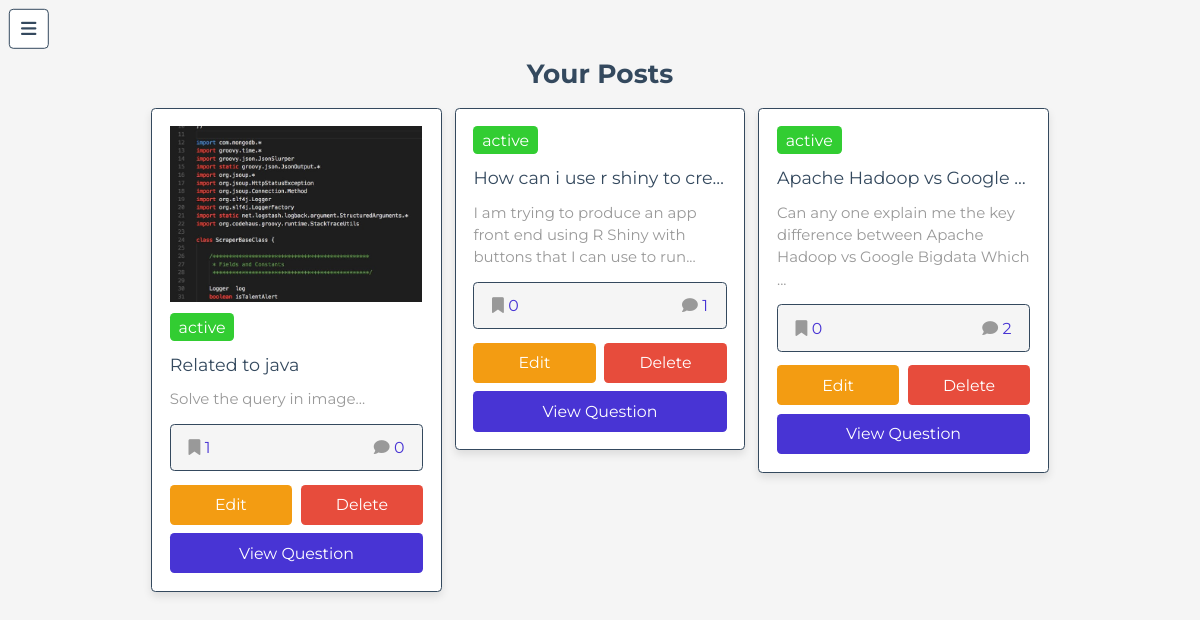
Page /admin/view_posts.php (signed in) on the committed database.
### tables this page shows
CREATE TABLE `posts` (
  `id` int(100) NOT NULL,
  `admin_id` int(100) NOT NULL,
  `name` varchar(100) NOT NULL,
  `title` varchar(100) NOT NULL,
  `content` varchar(10000) NOT NULL,
  `category` varchar(50) NOT NULL,
  `image` varchar(100) NOT NULL,
  `date` date NOT NULL DEFAULT current_timestamp(),
  `status` varchar(10) NOT NULL
);

### admin/view_posts.php (the view, shortened to what this page needs)
<?php
include '../components/connect.php';
$admin_id = $_SESSION['admin_id'];
?>
<!DOCTYPE html>
<html lang="en">
<head>
   <link rel="stylesheet" href="https://cdnjs.cloudflare.com/ajax/libs/font-awesome/6.1.1/css/all.min.css">
   <link rel="stylesheet" href="../css/admin_style.css">
</head>
<body>
<?php include '../components/admin_header.php' ?>
<section class="show-posts">
   <h1 class="heading">your posts</h1>
   <div class="box-container">
      <?php
         $select_posts = $conn->prepare("SELECT * FROM `posts` WHERE admin_id = ?");
         $select_posts->execute([$admin_id]);
         if($select_posts->rowCount() > 0){
            while($fetch_posts = $select_posts->fetch(PDO::FETCH_ASSOC)){
               $post_id = $fetch_posts['id'];
               $count_post_comments = $conn->prepare("SELECT * FROM `comments` WHERE post_id = ?");
               $count_post_comments->execute([$post_id]);
               $total_post_comments = $count_post_comments->rowCount();
               $count_post_likes = $conn->prepare("SELECT * FROM `likes` WHERE post_id = ?");
               $count_post_likes->execute([$post_id]);
               $total_post_likes = $count_post_likes->rowCount();
      ?>
      <form method="post" class="box">
         <?php if($fetch_posts['image'] != ''){ ?>
            <img src="../uploaded_img/<?= $fetch_posts['image']; ?>" class="image" alt="">
         <?php } ?>
         <div class="status" style="background-color:<?php if($fetch_posts['status'] == 'active'){echo 'limegreen'; }else{echo 'coral';}; ?>;"><?= $fetch_posts['status']; ?></div>
            <div class="title"><?= $fetch_posts['title']; ?></div>
         <div class="posts-content"><?= $fetch_posts['content']; ?></div>
         <div class="icons">
            <div class="likes"><i class="fas fa-bookmark"></i><span><?= $total_post_likes; ?></span></div>
            <div class="comments"><i class="fas fa-comment"></i><span><?= $total_post_comments; ?></span></div>
         </div>
         <div class="flex-btn">
            <a href="edit_post.php?id=<?= $post_id; ?>" class="option-btn">edit</a>
            <button type="submit" name="delete" class="delete-btn" onclick="return confirm('delete this post?');">delete</button>
         </div>
         <a href="read_post.php?post_id=<?= $post_id; ?>" class="btn">View question</a>
      </form>
      <?php
            }
         }else{
            echo '<p class="empty">No questions added yet! <a href="add_posts.php" class="btn" style="margin-top:1.5rem;">Add question</a></p>';
         }
      ?>
   </div>
</section>
</body>
</html>

### css/admin_style.css (style rules this page uses)
:root { --main-color:#4834d4; --red:#e74c3c; --orange:#f39c12; --black:#34495e; --white:#fff; --light-bg:#f5f5f5; --light-color:#999; --border:.2rem solid var(--black); --box-shadow:0 .5rem 1rem rgba(0,0,0,.1); }
* { font-family: 'Montserrat', sans-serif; margin:0; padding:0; box-sizing: border-box; text-decoration: none; outline: none; border:none; }
html { font-size: 62.5%; overflow-x: hidden; }
body { background-color: var(--light-bg); padding-left: 35rem; }
section { max-width: 1200px; margin:0 auto; padding:2rem; }
.btn, .delete-btn, .option-btn, .inline-btn, .inline-option-btn, .inline-delete-btn { margin-top: 1rem; border-radius: .5rem; cursor: pointer; font-size: 1.8rem; color:var(--white); padding:1.2rem 3rem; text-transform: capitalize; text-align: center; }
.btn, .delete-btn, .option-btn { display: block; width: 100%; }
.inline-btn, .btn { background-color: var(--main-color); }
.inline-delete-btn, .delete-btn { background-color: var(--red); }
.inline-option-btn, .option-btn { background-color: var(--orange); }
.flex-btn { display: flex; gap:1rem; }
.heading { text-align: center; margin-bottom: 2rem; text-transform: capitalize; color:var(--black); font-size: 3rem; }
.show-posts .box-container { display: grid; grid-template-columns: repeat(auto-fit, 33rem); gap:1.5rem; justify-content: center; align-items: flex-start; }
.show-posts .box-container .box { background-color: var(--white); border-radius: .5rem; box-shadow: var(--box-shadow); border:var(--border); padding:2rem; overflow: hidden; }
.show-posts .box-container .box .image { height: 20rem; width: 100%; object-fit: contain; margin-bottom: 1rem; }
.show-posts .box-container .box .status { font-size: 1.8rem; margin-bottom: 1rem; padding:.5rem 1rem; border-radius: .5rem; color:var(--white); display: inline-block; margin-bottom: 1rem; }
.show-posts .box-container .box .title { font-size: 2rem; color:var(--black); overflow: hidden; text-overflow: ellipsis; white-space: nowrap; padding:.5rem 0; min-width: 100%; }
.show-posts .box-container .box .posts-content { font-size: 1.7rem; color:var(--light-color); line-height: 1.5; padding:1rem 0; }
.show-posts .box-container .box .posts-content::after { content: '...'; }
.show-posts .box-container .box .icons { display: flex; align-items: center; justify-content: space-between; gap:1rem; background-color: var(--light-bg); border-radius: .5rem; padding:1.5rem 2rem; border:var(--border); margin:.5rem 0; }
.show-posts .box-container .box .icons div { font-size: 1.8rem; }
.show-posts .box-container .box .icons div span { color:var(--main-color); }
.show-posts .box-container .box .icons div i { color:var(--light-color); margin-right: .5rem; }
@media (max-width:1200px) { html { font-size: 55%; } }
@media (max-width:1200px) { body { padding-left: 0; } }

### rows in the picture
posts: image (picture), status "active", title "Related to java", content "Solve the query in image", total_post_likes "1", total_post_comments "0"
posts: status "active", title "How can i use r shiny to cre…", content "I am trying to produce an app front end using R Shiny with buttons that I can use to run", total_post_likes "0", total_post_comments "1"
posts: status "active", title "Apache Hadoop vs Google…", content "Can any one explain me the key difference between Apache Hadoop vs Google Bigdata Which", total_post_likes "0", total_post_comments "2"
